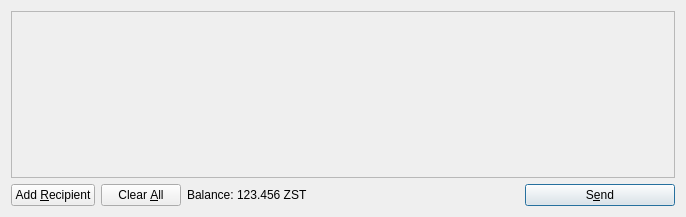
<?xml version="1.0" encoding="UTF-8"?>
<ui version="4.0">
 <class>SendCoinsDialog</class>
 <widget class="QDialog" name="SendCoinsDialog">
  <property name="geometry">
   <rect>
    <x>0</x>
    <y>0</y>
    <width>686</width>
    <height>217</height>
   </rect>
  </property>
  <property name="windowTitle">
   <string>Send Coins</string>
  </property>
  <layout class="QVBoxLayout" name="verticalLayout">
   <item>
    <widget class="QScrollArea" name="scrollArea">
     <property name="widgetResizable">
      <bool>true</bool>
     </property>
     <widget class="QWidget" name="scrollAreaWidgetContents">
      <property name="geometry">
       <rect>
        <x>0</x>
        <y>0</y>
        <width>666</width>
        <height>165</height>
       </rect>
      </property>
      <layout class="QVBoxLayout" name="verticalLayout_2">
       <property name="margin">
        <number>0</number>
       </property>
       <item>
        <layout class="QVBoxLayout" name="entries">
         <property name="spacing">
          <number>6</number>
         </property>
        </layout>
       </item>
       <item>
        <spacer name="verticalSpacer">
         <property name="orientation">
          <enum>Qt::Vertical</enum>
         </property>
         <property name="sizeHint" stdset="0">
          <size>
           <width>20</width>
           <height>40</height>
          </size>
         </property>
        </spacer>
       </item>
      </layout>
     </widget>
    </widget>
   </item>
   <item>
    <layout class="QHBoxLayout" name="horizontalLayout">
     <item>
      <widget class="QPushButton" name="addButton">
       <property name="toolTip">
        <string>Send to multiple recipients at once</string>
       </property>
       <property name="text">
        <string>Add &amp;Recipient</string>
       </property>
       <property name="icon">
        <iconset resource="../bitcoin.qrc">
         <normaloff>:/icons/add</normaloff>:/icons/add</iconset>
       </property>
       <property name="autoDefault">
        <bool>false</bool>
       </property>
      </widget>
     </item>
     <item>
      <widget class="QPushButton" name="clearButton">
       <property name="sizePolicy">
        <sizepolicy hsizetype="Minimum" vsizetype="Fixed">
         <horstretch>0</horstretch>
         <verstretch>0</verstretch>
        </sizepolicy>
       </property>
       <property name="toolTip">
        <string>Remove all transaction fields</string>
       </property>
       <property name="text">
        <string>Clear &amp;All</string>
       </property>
       <property name="icon">
        <iconset resource="../bitcoin.qrc">
         <normaloff>:/icons/remove</normaloff>:/icons/remove</iconset>
       </property>
       <property name="autoRepeatDelay">
        <number>300</number>
       </property>
       <property name="autoDefault">
        <bool>false</bool>
       </property>
      </widget>
     </item>
     <item>
      <layout class="QHBoxLayout" name="horizontalLayout_2">
       <property name="spacing">
        <number>3</number>
       </property>
       <item>
        <widget class="QLabel" name="label">
         <property name="text">
          <string>Balance:</string>
         </property>
        </widget>
       </item>
       <item>
        <widget class="QLabel" name="labelBalance">
         <property name="cursor">
          <cursorShape>IBeamCursor</cursorShape>
         </property>
         <property name="text">
          <string>123.456 ZST</string>
         </property>
         <property name="textInteractionFlags">
          <set>Qt::LinksAccessibleByMouse|Qt::TextSelectableByKeyboard|Qt::TextSelectableByMouse</set>
         </property>
        </widget>
       </item>
      </layout>
     </item>
     <item>
      <spacer name="horizontalSpacer">
       <property name="orientation">
        <enum>Qt::Horizontal</enum>
       </property>
       <property name="sizeHint" stdset="0">
        <size>
         <width>40</width>
         <height>20</height>
        </size>
       </property>
      </spacer>
     </item>
     <item>
      <widget class="QPushButton" name="sendButton">
       <property name="minimumSize">
        <size>
         <width>150</width>
         <height>0</height>
        </size>
       </property>
       <property name="toolTip">
        <string>Confirm the send action</string>
       </property>
       <property name="text">
        <string>S&amp;end</string>
       </property>
       <property name="icon">
        <iconset resource="../bitcoin.qrc">
         <normaloff>:/icons/send</normaloff>:/icons/send</iconset>
       </property>
       <property name="default">
        <bool>true</bool>
       </property>
      </widget>
     </item>
    </layout>
   </item>
  </layout>
 </widget>
 <resources>
  <include location="../bitcoin.qrc"/>
 </resources>
 <connections/>
</ui>
